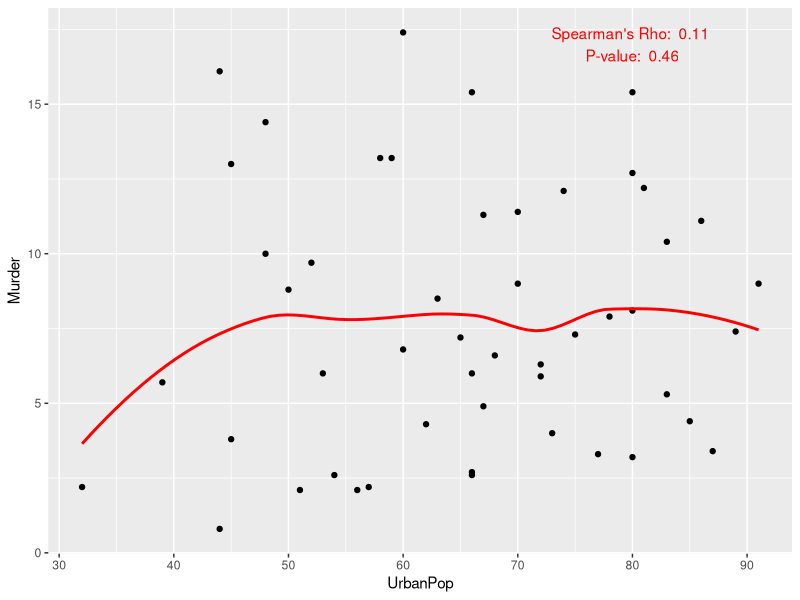

The R script that drew this image: (Note: this script raises an error after producing the figure.)
## ---- chunk 1
#NOTE: Install the following packages before running this script: MASS, ggplot2, tidyverse, lmtest, nortest


#loading required packages to run this script
library(MASS)
library(ggplot2)
library(tidyverse)
library(lmtest)
library(nortest)
## ---- chunk 2
#This data set gives crime statistics and urban proportions for every state in 1975. 
#I wish to investigate whether states with greater Urban Populations had more murders (per capita) in 1975.
data(USArrests)
crime = as.tibble(USArrests) 

#making the state a column/variable in the tibble (as opposed to just the row name)
crime = mutate(crime, state=rownames(crime)) 

#Getting the spearman's correlation between Murder and UrbanPop, as well as its associated p-value 
test=cor.test(crime$Murder,crime$UrbanPop, method="spearman", exact=F)
corEstimate = round(test$estimate, 2) 
corPValue = round(test$p.value, 2) 
## ---- chunk 3
#plotting a scatterplot of Murder vs. UrbanPop, with a data-fitted smoothed line and spearman's correlation information included
ggplot(data=crime, mapping=aes(y=Murder, x=UrbanPop)) +
  geom_point() + 
  geom_smooth(se=F,color="red") +
  annotate('text', label=paste("Spearman's Rho: " , corEstimate, "\nP-value: ", corPValue), x=80,y=17, color="red") 
## ---- chunk 4
#Printing information for the states with the smallest UrbanProp values
crime %>% 
  filter(rank(UrbanPop,ties.method="min")<=5) %>% 
  select(Murder, UrbanPop, state) %>% 
  arrange(UrbanPop) 
## ---- chunk 5
#Printing information for the states with the largest UrbanProp values
crime %>% 
  filter(rank(desc(UrbanPop),ties.method="min")<=5) %>% 
  select(Murder, UrbanPop, state) %>% 
  arrange(desc(UrbanPop)) 
## ---- chunk 6
#This data set gives finger length and height measurements for 3000 British criminals. 
#I wish to investigate whether there is a relationship between finger length and body height
data(crimtab)
measure = as.tibble(crimtab) #this is a tibble of frequencies
#head(measure) 

#turning the frequency table 'measure' into a tibble of numeric-type observations, with one observation per frequency
measure2 = tibble(Var1 = rep(measure$Var1, measure$n), Var2 = rep(measure$Var2, measure$n)) 
measure2 = mutate(measure2, fingerlength=as.numeric(Var1), height=as.numeric(Var2)) 
## ---- chunk 7
#Printing slope estimates and p-values for a linear regression of height vs. fingerlength
line=lm(data=measure2, height~fingerlength)
summary(line)
## ---- chunk 8
#The below code checks that the assumptions of linear regression are not violated
residuals=resid(line)
ad.test(residuals) #normality test for the residuals
bptest(line) #equal variance test for the residuals

#studentized residual plot to check linearity and other assumptions
ggplot(mapping=aes(y=studres(line), x=predict(line))) + 
  geom_count() + 
  geom_smooth(color="red")  
## ---- chunk 9
#Graphing regression line over scatterplot of the data
ggplot(data=measure2, mapping=aes(y=height, x=fingerlength)) +
  geom_count() + #scatterplot with size aesthetic mapped to frequency
  geom_smooth(method="lm", se=F)  + #linear regression line
guides(size=guide_legend(title="Count")) #changing legend title to improve readability
## ---- chunk 10
#This data set gives various demographic information of 437 midwestern conties. 
#I wish to explore the univariate distribution of percentage below poverty among these counties. 
data(midwest)
dem = as.tibble(midwest)

#finding the states included in the data set
unique(dem$state)

#ouputting summary statistics for percentage below poverty
summary(dem$percbelowpoverty)

#plotting boxplot of percentage below poverty, together with  points for all of the values
ggplot(data=dem, mapping=aes(x="", y=percbelowpoverty)) + 
  geom_boxplot(fill="red") + #boxplot of variable
  geom_jitter(alpha=0.2, width=0.5, color="blue") +
  labs(x=NULL) 

#printing selected variables for counties with outlyingly large poverty levels (>q3+1.5*IQR)
dem %>% 
  filter(percbelowpoverty>quantile(percbelowpoverty, .75)+1.5*IQR(percbelowpoverty)) %>% 
  select(county, state, percbelowpoverty, percblack) %>%
  arrange(desc(percbelowpoverty))

#printing selected variables for counties with the smallest poverty levels
dem %>% 
  filter(rank(percbelowpoverty,ties.method="min")<=15) %>% 
  select(county, state, percbelowpoverty, percblack) %>%
  arrange(percbelowpoverty)
## ---- chunk 11
#The data set gives a time series for presidental approval ratings  between 1945 and 1975, by quarter
#I wish to explore the distribution of approval and investigate changes and trends across time 
data(presidents)
pres=as.tibble(presidents) 

#changing column name 
colnames(pres)="approval" 

#creating a variable representing the time for each observation, in year scale 
pres = mutate(pres, time=as.numeric(rownames(pres))) 
pres = mutate(pres, time=(time-1)/4+1945)

#removing missing values
pres = filter(pres, !(is.na(approval))) 

#getting quartiles of approval
pres %>% summarize(q1=quantile(approval, 0.25), median=median(approval), q3=quantile(approval, 0.75))

#plotting time series 
ggplot(data=pres, mapping=aes(x=time, y=approval)) + 
  geom_point(na.rm=T) + #plotting time series points
  geom_smooth(span=0.3, se=F, color="red", na.rm=T) + #adding smooth line to illistrate trends
  scale_x_continuous(breaks=c(seq(1945,1975)), minor_breaks=c(seq(1945, 1975))) + #adding tick marks for every year
  scale_y_continuous() + #specifying that the time series object (approval) is continuous
  theme(axis.text.x = element_text(angle = 90, hjust = 1)) #making x-axis tick mark labels vertical so they don't overlap with each other

#printing observations demonstrating large positive and negative shifts in approval over time
options(pillar.sigfig=6) #prevents decimals from being cut-off
pres %>% filter(time %in% c(1945.25, 1951.75, 1955.5, 1963, 1967.5, 1970, 1974.75))
